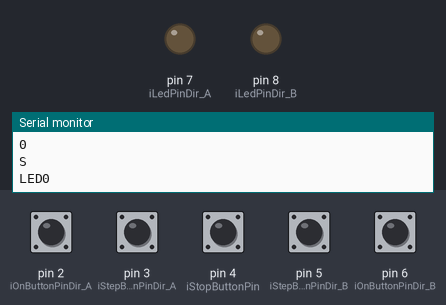
A sketch run on a simulated Arduino Uno, built with avr-gcc and run on an emulated ATmega328P. Shown: output pins drawn as LEDs (lit = HIGH), the last lines printed to the serial monitor. The test bench sets the inputs (shaded band); at power-on: pin 2 (iOnButtonPinDir_A), pin 3 (iStepButtonPinDir_A), pin 4 (iStopButtonPin), pin 5 (iStepButtonPinDir_B), pin 6 (iOnButtonPinDir_B) LOW.

Above: at 1.2 s.
1.3 s: pin 2 (iOnButtonPinDir_A) pulled HIGH for 0.15 s
At 2.5 s:
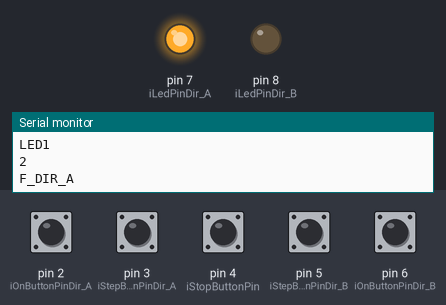
2.9 s: pin 4 (iStopButtonPin) pulled HIGH for 0.15 s
At 3.6 s:
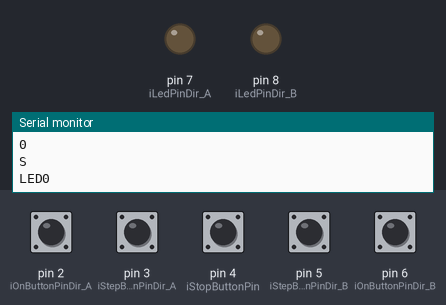
4.5 s: pin 6 (iOnButtonPinDir_B) pulled HIGH for 0.15 s
At 5.2 s:
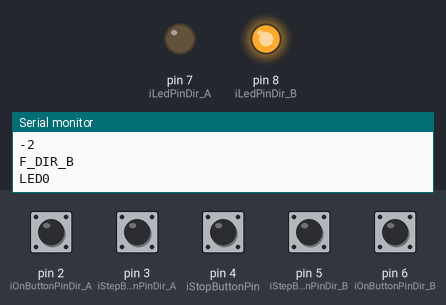
6.1 s: pin 4 (iStopButtonPin) pulled HIGH for 1 s
At 7.6 s:
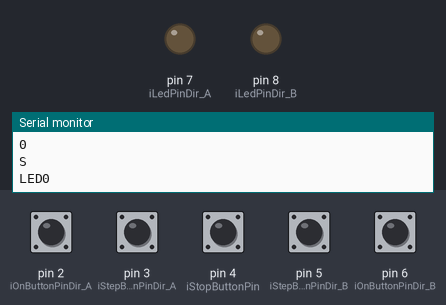
Timing chart, 0 to 9.1 s (numbered marks = the images above; inputs shaded):
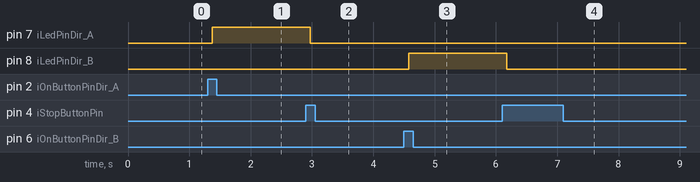

Measured:
- after the input at 1.3 s, pin 7 (iLedPinDir_A): LOW → HIGH after 0.08 s
- after the input at 2.9 s, pin 7 (iLedPinDir_A): HIGH → LOW after 0.07 s
- after the input at 4.5 s, pin 8 (iLedPinDir_B): LOW → HIGH after 0.08 s
- after the input at 6.1 s, pin 8 (iLedPinDir_B): HIGH → LOW after 0.08 s

The sketch:

StopStepFullOn_2Directions.ino
```cpp
// constants won't change. They're used here to set pin numbers:

const int iOnButtonPinDir_B = 6;
const int iStepButtonPinDir_B = 5;
const int iStopButtonPin = 4;     // the number of the pushbutton pin
const int iStepButtonPinDir_A = 3;
const int iOnButtonPinDir_A = 2;

const int iLedPinDir_A =  7;      // the number of the LED pin
const int iLedPinDir_B =  8;      // the number of the LED pin

const int iFullModeLEDPinDir_B = 11;
const int iFullModeLEDPinDir_A = 10;

const int iFullDir_B = -2;
const int iStepDir_B = -1;
const int iStop = 0;
const int iStepDir_A = 1;
const int iFullDir_A = 2;

int iCurrentRunMode = 0;

int iOnButtonStateDir_B = LOW;
int iStepButtonStateDir_B = LOW;
int iStopButtonState = LOW;
int iStepButtonStateDir_A = LOW;
int iOnButtonStateDir_A = LOW;

int iOnButtonLastStateDir_B = LOW;
int iStepButtonLastStateDir_B = LOW;
int iStopButtonLastState = LOW;
int iStepButtonLastStateDir_A = LOW;
int iOnButtonLastStateDir_A = LOW;

int iLEDStateDir_A = "LOW";
int iLEDStateDir_B = "LOW";

int iReadOnButtonDir_B = LOW;
int iReadStepButtonDir_B = LOW;
int iReadStopButton = LOW;
int iReadStepButtonDir_A = LOW;
int iReadOnButtonDir_A = LOW;

unsigned long ulLastOnButtonTimeDir_B = 0;
unsigned long ulLastStepButtonTimeDir_B = 0;
unsigned long ulLastStopButtonTime = 0;
unsigned long ulLastStepButtonTimeDir_A = 0;
unsigned long ulLastOnButtonTimeDir_A = 0;

unsigned long ulDebounceDelay = 50;


void setup() {
  // put your setup code here, to run once:

  // initialize the LED pin as an output:
  pinMode(iLedPinDir_A, OUTPUT);
  pinMode(iLedPinDir_B, OUTPUT);
  // initialize the pushbutton pin as an input:
  pinMode(iStopButtonPin, INPUT);
  pinMode(iStepButtonPinDir_A, INPUT);
  pinMode(iOnButtonPinDir_A, INPUT);
  pinMode(iStepButtonPinDir_B, INPUT);
  pinMode(iOnButtonPinDir_B, INPUT);

  // initialize LED off
  digitalWrite(iLedPinDir_A, iLEDStateDir_A);
  digitalWrite(iLedPinDir_B, iLEDStateDir_B);

  digitalWrite(iFullModeLEDPinDir_B,LOW);
  digitalWrite(iFullModeLEDPinDir_A,LOW);

  Serial.begin(9600);

  Serial.println("Fuck Off World");
  iCurrentRunMode = 0;
}

void loop() {

Serial.println(iCurrentRunMode);

if  (iCurrentRunMode == 0)
{

  Serial.println("S");
    //turn LED off
    iLEDStateDir_A = LOW;

    //Check both On and Step Buttons to see if they are pushed

    iReadStepButtonDir_A = digitalRead(iStepButtonPinDir_A);
    if (iReadStepButtonDir_A == HIGH and iReadStepButtonDir_B != HIGH)
    {
      iLEDStateDir_A = HIGH;
      iCurrentRunMode  = iStop;
    }
    else
    {
      iReadStepButtonDir_B = digitalRead(iStepButtonPinDir_B);
      if (iReadStepButtonDir_B == HIGH)
      {
        iLEDStateDir_B = HIGH;
        iCurrentRunMode  = iStop;
      }
      else
      {


        iLEDStateDir_A = LOW;
        iLEDStateDir_B = LOW;


        int readingOnButtonDir_A = digitalRead(iOnButtonPinDir_A);
        if (readingOnButtonDir_A != iOnButtonLastStateDir_A)
        {
          ulLastOnButtonTimeDir_A = millis();
          Serial.println("SDir_A");
        }
        if ((millis() - ulLastOnButtonTimeDir_A) > ulDebounceDelay)
        {
          if ( readingOnButtonDir_A != iOnButtonStateDir_A)
          {
            iOnButtonStateDir_A = readingOnButtonDir_A;

            if (iOnButtonStateDir_A == HIGH)
            {
              iLEDStateDir_A = HIGH;
              iCurrentRunMode  = iFullDir_A;
            }
          }


        }

        iOnButtonLastStateDir_A = readingOnButtonDir_A;


        int readingOnButtonDir_B = digitalRead(iOnButtonPinDir_B);
        if (readingOnButtonDir_B != iOnButtonLastStateDir_B)
        {
          ulLastOnButtonTimeDir_B = millis();
          Serial.println("SDir_B");
        }
        if ((millis() - ulLastOnButtonTimeDir_B) > ulDebounceDelay)
        {
          if ( readingOnButtonDir_B != iOnButtonStateDir_B)
          {
            iOnButtonStateDir_B = readingOnButtonDir_B;

            if (iOnButtonStateDir_B == HIGH)
            {
              iLEDStateDir_B = HIGH;
              iCurrentRunMode  = iFullDir_B;
            }
          }
        }

        iOnButtonLastStateDir_B = readingOnButtonDir_B;
      }
    }
}


if (iCurrentRunMode == 2)
{

    // read stop button and if it's pressed then set led OFF and set runmode to stop
    // otherwise do nothing
      Serial.println("F_DIR_A");
    int iReadingStopButton = digitalRead(iStopButtonPin);

    if (iReadingStopButton != iStopButtonLastState)
    {
      ulLastStopButtonTime = millis();
    }
    if ((millis() - ulLastStopButtonTime) > ulDebounceDelay)
    {
      if ( iReadingStopButton != iStopButtonState)
      {
        iStopButtonState = iReadingStopButton;

        if (iStopButtonState == HIGH)
        {
          iLEDStateDir_A = LOW;
          iCurrentRunMode  = 0;
        }
      }


    }
    iStopButtonLastState = iReadingStopButton;


}

if (iCurrentRunMode == -2)
{

    // read stop button and if it's pressed then set led OFF and set runmode to stop
    // otherwise do nothing
      Serial.println("F_DIR_B");
    int iReadingStopButton = digitalRead(iStopButtonPin);

    if (iReadingStopButton != iStopButtonLastState)
    {
      ulLastStopButtonTime = millis();
    }
    if ((millis() - ulLastStopButtonTime) > ulDebounceDelay)
    {
      if ( iReadingStopButton != iStopButtonState)
      {
        iStopButtonState = iReadingStopButton;

        if (iStopButtonState == HIGH)
        {
          iLEDStateDir_B = LOW;
          iCurrentRunMode  = 0;
        }
      }


    }
    iStopButtonLastState = iReadingStopButton;


}
Serial.print("LED");
Serial.println(iLEDStateDir_A);


  digitalWrite(iLedPinDir_A, iLEDStateDir_A);
  digitalWrite(iLedPinDir_B, iLEDStateDir_B);

  if (iCurrentRunMode == iFullDir_A)
  {
    digitalWrite(iFullModeLEDPinDir_A, HIGH);
  }
  else
  {
    digitalWrite(iFullModeLEDPinDir_A, LOW);
  }

  if (iCurrentRunMode == iFullDir_B)
  {
    digitalWrite(iFullModeLEDPinDir_B, HIGH);
  }
  else
  {
    digitalWrite(iFullModeLEDPinDir_B, LOW);
  }


}
```
